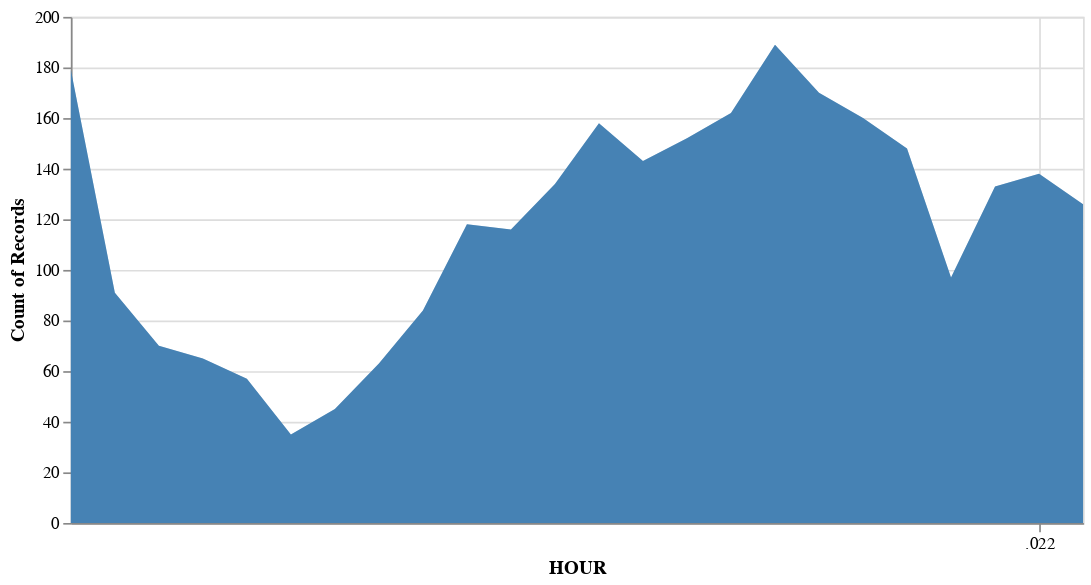

This figure's notebook cell:
### Markdown cell above
####################################

### Code cell
time_brush = alt.selection_interval(encodings=['x'], empty='all')


base = alt.Chart(accident_data, width=600).mark_area(size=3, opacity = 0.3, interpolate="linear", color = "steelblue").encode(
    x=alt.X("HOUR:T"),
    y=alt.Y("count()").stack(None, title="Accidents per hour")
    )

background = base.add_selection(time_brush)
selected = base.transform_filter(time_brush).mark_area(color = "steelblue")

background + selected

### Figure 1 — Vega-Lite specification as saved in the notebook (floating-point values rounded to 4 significant figures; data arrays with more than 128 entries replaced by an {"elided": "..."} marker saying what was removed)
{"config": {"view": {"continuousWidth": 300, "continuousHeight": 300}}, "layer": [{"mark": {"type": "area", "color": "steelblue", "interpolate": "linear", "opacity": 0.3, "size": 3}, "encoding": {"x": {"field": "HOUR", "type": "temporal"}, "y": {"aggregate": "count", "stack": null, "type": "quantitative"}}, "name": "view_7"}, {"mark": {"type": "area", "color": "steelblue"}, "encoding": {"x": {"field": "HOUR", "type": "temporal"}, "y": {"aggregate": "count", "stack": null, "type": "quantitative"}}, "transform": [{"filter": {"param": "param_8", "empty": true}}]}], "data": {"name": "data-a164aab8f5ee3f64084f023d99a9b049"}, "params": [{"name": "param_8", "select": {"type": "interval", "encodings": ["x"]}, "views": ["view_7"]}], "width": 600, "$schema": "https://vega.github.io/schema/vega-lite/v5.15.1.json", "datasets": {"data-a164aab8f5ee3f64084f023d99a9b049": {"elided": "2833 records"}}}
